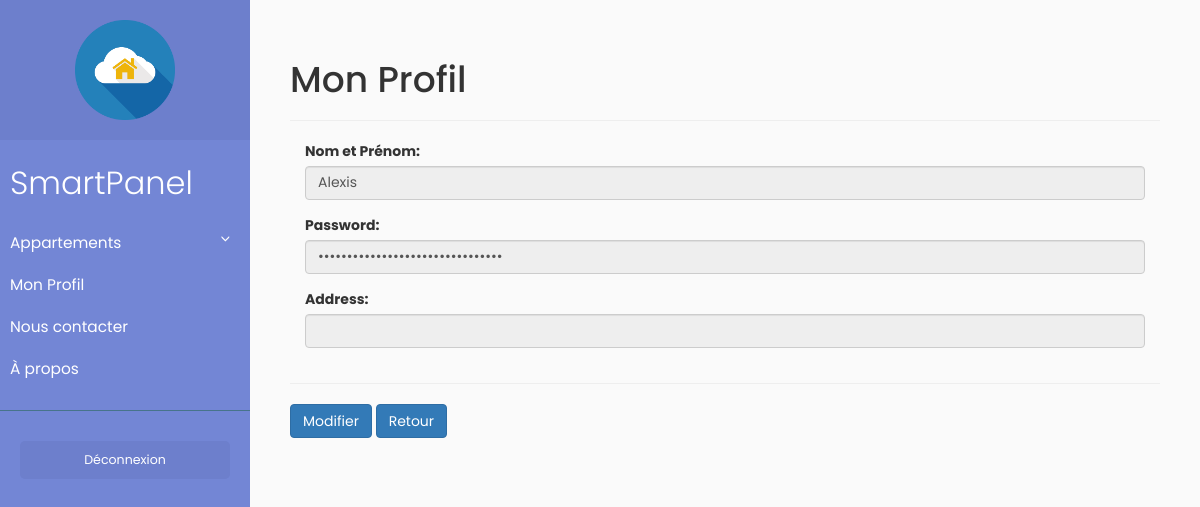
Before: /index.php?cible=Myprofile (signed in) with the older database file.
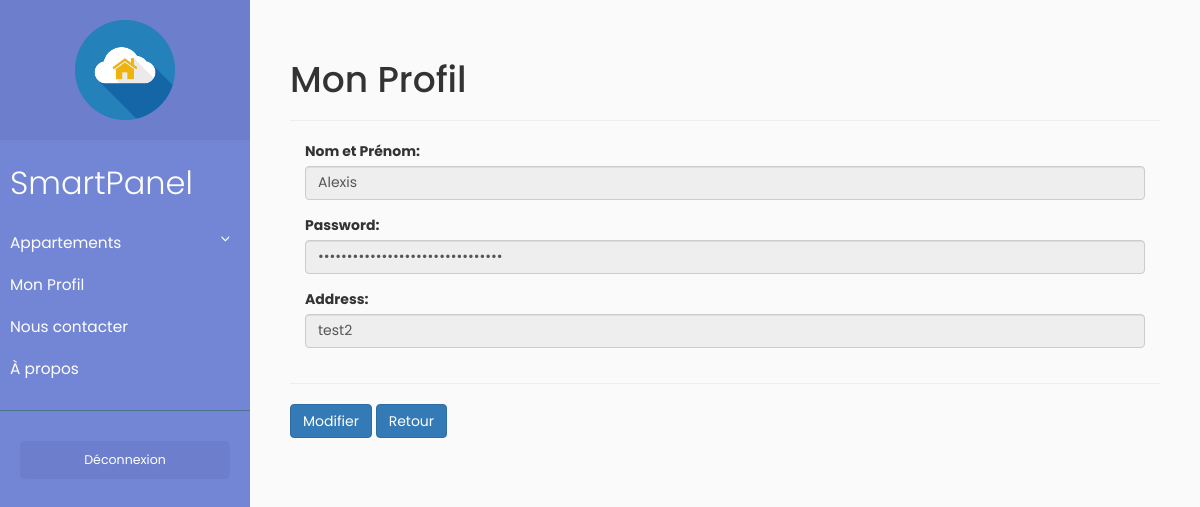
After: the same page with the newer database file.
### tables this page shows
CREATE TABLE IF NOT EXISTS `user` (
  `User_Id` int(11) NOT NULL,
  `Username` varchar(20) NOT NULL,
  `Password` varchar(32) NOT NULL,
  `FullName` varchar(50) NOT NULL,
  `IsAdmin` tinyint(1) NOT NULL,
  PRIMARY KEY (`User_Id`)
);

CREATE TABLE IF NOT EXISTS `appartment` (
  `Name` varchar(20) NOT NULL,
  `ApptId` int(11) NOT NULL AUTO_INCREMENT,
  `Address` varchar(255) NOT NULL,
  `NumberRooms` tinyint(4) NOT NULL,
  `User_Id` int(11) NOT NULL,
  PRIMARY KEY (`ApptId`),
  KEY `fk_UserID` (`User_Id`)
);

### Modele/statutAdministrateur.php (called while the page is built, shortened)
<?php
    function estAdministrateur($db, $User_Id) {
      $reponse = $db->query('SELECT IsAdmin FROM user WHERE User_Id="'.$User_Id.'"');
      $reponse2=$reponse->fetch();
      return $reponse2;
    }
?>

### Controleur/request_profile.php (called while the page is built, shortened)
<?php
$USER = $_SESSION['User_Id'];
require("Modele/profile.php");
$reponse_1 = Fullname ($db,$USER);
$reponse_1->setFetchMode(\PDO::FETCH_NUM);
while($row = $reponse_1->fetch(\PDO::FETCH_ASSOC)){
    $data_1 = $row['Fullname'];
}
$reponse_2 = User_Id ($db,$USER);
$reponse_3 = Password ($db,$USER);
$reponse_3->setFetchMode(\PDO::FETCH_NUM);
while($row = $reponse_3->fetch(\PDO::FETCH_ASSOC)){
    $data_3 = $row['Password'];
}
$reponse_4 = Address ($db,$USER);
$reponse_4->setFetchMode(\PDO::FETCH_NUM);
while($row = $reponse_4->fetch(\PDO::FETCH_ASSOC)){
    $data_4 = $row['Address'];
}
?>

### Modele/profile.php (called while the page is built, shortened)
<?php
    function Fullname($db,$USER){
        $reponse_1 = $db->query('SELECT Fullname FROM user WHERE User_Id="'.$USER.'"');
    	return $reponse_1;
    	}
    function User_Id($db,$USER){
    	$reponse_2 = $db->query('SELECT User_Id FROM user WHERE User_Id="'.$USER.'"');
    	return $reponse_2;
    	}
    function Password($db,$USER){
    	$reponse_3 = $db->query('SELECT Password FROM user WHERE User_Id="'.$USER.'"');
        return $reponse_3;
    	}
    function Address($db,$USER){
    	$reponse_4 = $db->query('SELECT Address FROM appartment WHERE User_Id="'.$USER.'"');
        return $reponse_4;
    	}
  ?>

### Vue/Myprofile.php (the view)
<?php
require("Controleur/request_profile.php");
$contenu = '
<!DOCTYPE html>
<html>
<head>
    <meta charset="utf-8">
    <meta name="viewport" content="width=device-width, initial-scale=1.0">
    <meta http-equiv="X-UA-Compatible" content="IE=edge">
	<title>My Profile Page</title>
	<style type="text/css">
	</style>
</head>
<body>
	<h1 class="h1"> Mon Profil</h1>
	<hr/>
	<div class="container-fluid">
		<div class="profiles">
			<form>
		     <div class="form-group">
		       <label for="usr">Nom et Prénom:</label>
		       <input type="text" class="form-control" name="Nom" value="'.$data_1.'"readonly="true">
		     </div>
		       <div class="form-group">
		       <label for="usr">Password:</label>
		       <input type="password" class="form-control" name="password" value="'.$data_3.'" readonly="true">
		     </div>
			  <div class="form-group">
		       <label for="usr">Address:</label>
		       <input type="text" class="form-control" name="Post" value="'.$data_4.'" readonly="true">
		     </div>
		   </form>
		</div>
	</div>
<hr/>
  <a href="index.php?cible=Gérer"><button type="button" class="btn btn-primary">Modifier</button>
	<a href="index.php"><button type="button" class="btn btn-primary">Retour</button>
</body>
</html>
 ';
include('gabarit.php');
?>

### index.php (shortened to what this page needs)
<?php
  require("Vue/commun.php");
  if(!isset($_SESSION["User_Id"])) {
    include("Controleur/connexion.php");
  } else {
    include("Modele/statutAdministrateur.php");
    $estAdministrateur = estAdministrateur($db, $_SESSION['User_Id'])['IsAdmin'];
    if ($estAdministrateur == 0) {
        if(isset($_GET['cible'])) {
          if ($_GET['cible'] == "apt") {
            include("Vue/apartement/apartement.php");
          }
            else if ($_GET['cible'] == "etape1"){
                include("Modele/utilisateurs.php");
                $reponse = utilisateurs($db);
                include("Vue/etape1.php");
            } else if ($_GET['cible'] == "etape2"){
                include("Vue/etape2.php");
            } else if ($_GET['cible'] == "etape3"){
                include("Vue/etape3.php");
            } else if ($_GET['cible'] == "Myprofile"){
                  include("Vue/Myprofile.php");
            } else if ($_GET['cible'] == "nouscontacter"){
                  include("Vue/nous_contacter.php");
            } else if ($_GET['cible'] == "about"){
                include("Vue/about.php");
            } else if ($_GET['cible'] == "Gérer"){
                  include("Vue/Edit.php");
           } else if ($_GET['cible'] == "modi") {
                  include("Controleur/modi_profile.php");
           } else if ($_GET['cible'] == "submit"){
                  include("Controleur/SendMail.php");
           }
        } else {
            include("Vue/404/404.php");
          }
      }
    }

### gabarit.php (shortened to what this page needs)
<!DOCTYPE html>
<html>
    <head>
        <link rel="stylesheet" href="https://maxcdn.bootstrapcdn.com/bootstrap/3.3.7/css/bootstrap.min.css">
        <link rel="stylesheet" href="css/structure.css">
        <link rel="stylesheet" href="https://cdnjs.cloudflare.com/ajax/libs/malihu-custom-scrollbar-plugin/3.1.5/jquery.mCustomScrollbar.min.css">
    </head>
    <body>
        <div class="wrapper">
            <nav id="sidebar">
                <div class="sidebar-header">
                    <img src = "Logo_app.png" height="100" width="100" style="display : block; margin : auto">
                </div>
                <ul class="list-unstyled components">
                    <p><font size="6">SmartPanel</font></p>
                    <li>
                        <a href="#homeSubmenu" data-toggle="collapse" aria-expanded="false">Appartements</a>
                    </li>
                    <li>
                        <a href="index.php?cible=Myprofile">Mon Profil</a>
                    </li>
                    <li>
                        <a href="index.php?cible=nouscontacter">Nous contacter</a>
                    </li>
                    <li>
                        <a href="index.php?cible=about">À propos </a>
                    </li>
                </ul>
                <ul class="list-unstyled CTAs">
                    <li><a href="index.php?cible=deconnexion" class="article">Déconnexion</a></li>
                </ul>
            </nav>
            <div id="content">
                <div id="contenu">
                <?php if (!empty($contenu)) {
            		    echo($contenu);
            		}?>
                </div>
            </div>
    </body>
</html>

### css/structure.css (style rules this page uses)
body { font-family: 'Poppins', sans-serif; background: #fafafa; }
p { font-family: 'Poppins', sans-serif; font-size: 1.1em; font-weight: 300; line-height: 1.7em; color: #999; }
a, a:hover, a:focus { color: inherit; text-decoration: none; transition: all 0.3s; }
#sidebar { width: 250px; position: fixed; top: 0; left: 0; height: 100vh; z-index: 999; background: #7386D5; color: #fff; transition: all 0.3s; }
#sidebar .sidebar-header { padding: 20px; background: #6d7fcc; }
#sidebar ul.components { padding: 20px 0; border-bottom: 1px solid #47748b; }
#sidebar ul p { color: #fff; padding: 10px; }
#sidebar ul li a { padding: 10px; font-size: 1.1em; display: block; }
a[data-toggle="collapse"] { position: relative; }
a[aria-expanded="false"]::before, a[aria-expanded="true"]::before { content: '\e259'; display: block; position: absolute; right: 20px; font-family: 'Glyphicons Halflings'; font-size: 0.6em; }
ul.CTAs { padding: 20px; }
ul.CTAs a { text-align: center; font-size: 0.9em !important; display: block; border-radius: 5px; margin-bottom: 5px; }
a.article, a.article:hover { background: #6d7fcc !important; color: #fff !important; }
#content { width: calc(100% - 250px); padding: 40px; min-height: 100vh; transition: all 0.3s; position: absolute; top: 0; right: 0; }

### gabarit.php (style rules this page uses)
ul li { list-style-type: none; }

Changed rows visible on the page:
added appartment: Post "test2"
